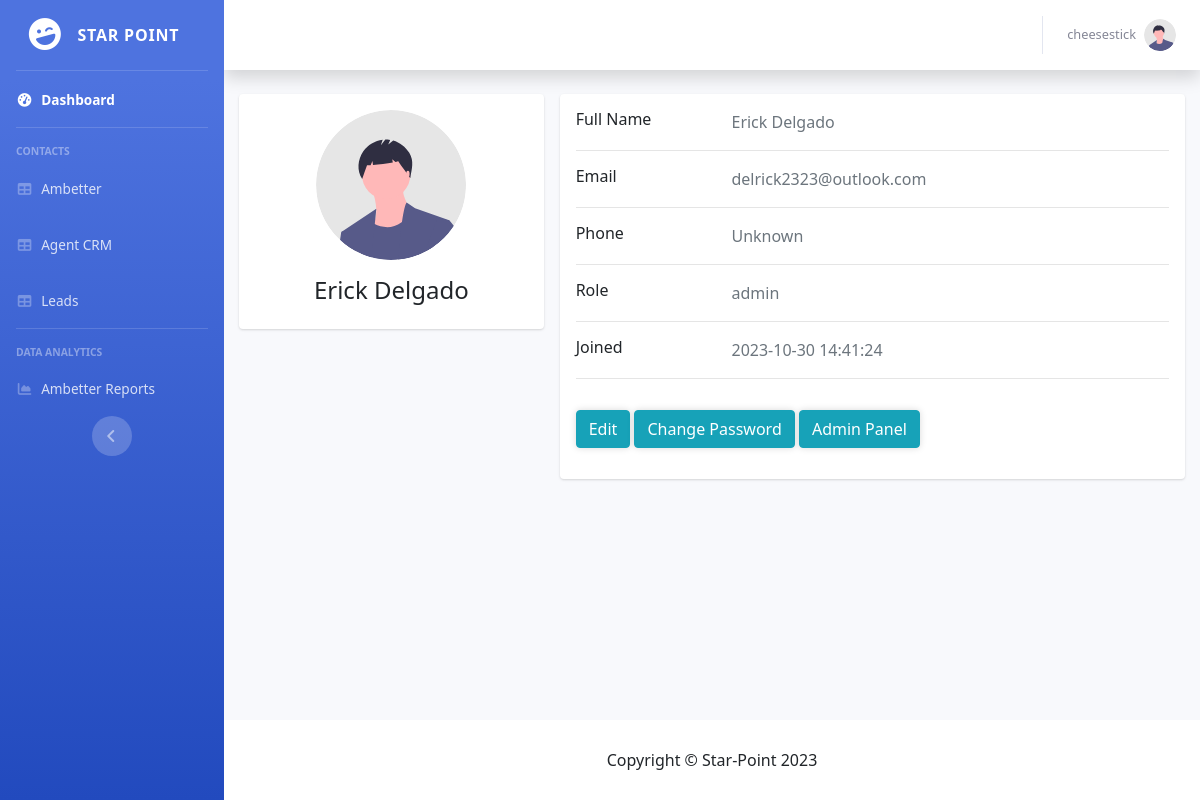
The app's page /view/crm/profile.php (signed in), older data.
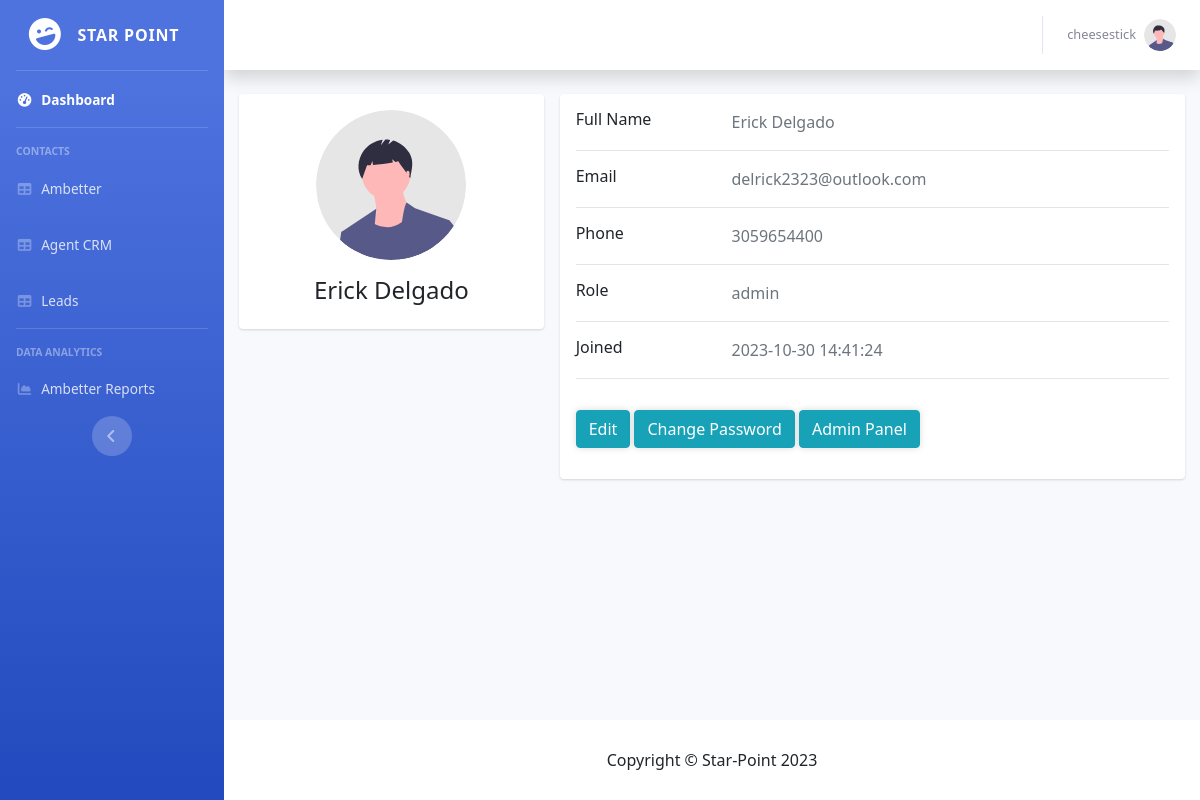
The same page, newer data.
### tables this page shows
CREATE TABLE `Employee` (
  `id` int NOT NULL,
  `username` varchar(50) NOT NULL,
  `first_name` varchar(50) NOT NULL,
  `last_name` varchar(50) NOT NULL,
  `email` varchar(255) NOT NULL,
  `password` varchar(255) NOT NULL,
  `activation_code` varchar(50) NOT NULL DEFAULT '',
  `rememberme` varchar(255) NOT NULL DEFAULT '',
  `phone` varchar(20) NOT NULL DEFAULT '',
  `created` datetime NOT NULL DEFAULT CURRENT_TIMESTAMP,
  `registered` datetime NOT NULL,
  `role` varchar(25) NOT NULL DEFAULT 'guest',
  `last_seen` datetime NOT NULL
);

### php/config.php (called while the page is built, shortened)
<?php
$Employee = 'Employee';
?>

### View/CRM/profile.php (the view, shortened to what this page needs)
<?php
include("../../php/functions.php");
$pdo = pdo_connect_mysql();
$userId = $_SESSION['id'];
$stmt = $pdo->prepare('SELECT * FROM ' . $Employee . ' WHERE id = ?');
$stmt->execute([ $userId ]);
$contact = $stmt->fetch(PDO::FETCH_ASSOC);
?>
<?CRM_header("Profile")?>
<link href="https://cdn.jsdelivr.net/npm/bootstrap@4.4.1/dist/css/bootstrap.min.css" rel="stylesheet">
</head>
<body>
    <div id="content-wrapper" class="d-flex flex-column">
        <div id="content">
            <?= CRM_topbar($_SESSION) ?>
            <div class="container">
                <div class="main-body">
                    <?php if (!isset($_GET['action'])): ?>
                        <div class="row gutters-sm">
                            <div class="col-md-4 mb-3">
                                <div class="card">
                                    <div class="card-body">
                                        <div class="d-flex flex-column align-items-center text-center">
                                            <img src="../../img/undraw_profile.svg" alt="Photo" class="rounded-circle" width="150">
                                            <div class="mt-3">
                                                <h4><?=$contact['first_name']?> <?=$contact['last_name']?></h4>
                                            </div>
                                        </div>
                                    </div>
                                </div>
                            </div>
                            <div class="col-md-8">
                                <div class="card mb-3">
                                    <div class="card-body">
                                        <div class="row">
                                            <div class="col-sm-3">
                                                <h6 class="mb-0">Full Name</h6>
                                            </div>
                                            <div class="col-sm-9 text-secondary">
                                                <?=$contact['first_name']?> <?=$contact['last_name']?>
                                            </div>
                                        </div>
                                        <hr>
                                        <div class="row">
                                            <div class="col-sm-3">
                                                <h6 class="mb-0">Email</h6>
                                            </div>
                                            <div class="col-sm-9 text-secondary">
                                                <?=$contact['email']?>
                                            </div>
                                        </div>
                                        <hr>
                                        <div class="row">
                                            <div class="col-sm-3">
                                                <h6 class="mb-0">Phone</h6>
                                            </div>
                                            <div class="col-sm-9 text-secondary">
                                                <?php
                                                    if (empty($contact['phone'])) {
                                                        echo "Unknown";
                                                    } else {
                                                        echo $contact['phone'];
                                                    }
                                                ?>
                                            </div>
                                        </div>
                                        <hr>
                                        <div class="row">
                                            <div class="col-sm-3">
                                                <h6 class="mb-0">Role</h6>
                                            </div>
                                            <div class="col-sm-9 text-secondary">
                                                <?=$contact['role']?>
                                            </div>
                                        </div>
                                        <hr>
                                        <div class="row">
                                            <div class="col-sm-3">
                                                <h6 class="mb-0">Joined</h6>
                                            </div>
                                            <div class="col-sm-9 text-secondary">
                                                <?=$contact['registered']?>
                                            </div>
                                        </div>
                                        <hr>
                                        <div class="row">
                                            <div class="col-sm-12">
                                                <a class="btn btn-info" target="__blank" href="profile.php?action=edit">Edit</a>
                                                <a class="btn btn-info" target="__blank" href="profile.php?action=change_password">Change Password</a>
                                                <?php if ($contact['role'] == 'admin'): ?>
                                                    <a class="btn btn-info" target="_blank" href="admin.php">Admin Panel</a>
                                                <?php endif; ?>
                                            </div>
                                        </div>
                                    </div>
                                </div>
                            </div>
                        </div>
                    <?php endif; ?>
                </div>
            </div>
        </div>
        <?= CRM_footer() ?>
    </div>
</body>
</html>

### php/functions.php (shortened to what this page needs)
<?php
include 'config.php';
function CRM_header($title) {
    echo <<<EOT
<!DOCTYPE html>
<html lang="en">
<head>
    <title>$title</title>
    <link href="../../vendor/fontawesome-free/css/all.min.css" rel="stylesheet" type="text/css">
    <link href="../../css/CRM/sb-admin-2.min.css" rel="stylesheet">
    <link href="../../vendor/datatables/dataTables.bootstrap4.min.css" rel="stylesheet">
    <link href="../../css/CRM/style.css" rel="stylesheet">
</head>
<body id="page-top">
    <div id="wrapper">
        <ul class="navbar-nav bg-gradient-primary sidebar sidebar-dark accordion" id="accordionSidebar">
            <a class="sidebar-brand d-flex align-items-center justify-content-center" href="index.php">
                <div class="sidebar-brand-icon rotate-n-15">
                    <i class="fas fa-laugh-wink"></i>
                </div>
                <div class="sidebar-brand-text mx-3">Star Point</div>
            </a>
            <hr class="sidebar-divider my-0">
            <li class="nav-item active">
                <a class="nav-link" href="index.php">
                    <i class="fas fa-fw fa-tachometer-alt"></i>
                    <span>Dashboard</span></a>
            </li>
            <hr class="sidebar-divider">
            <div class="sidebar-heading">
                Contacts
            </div>
            <li class="nav-item">
                <a class="nav-link" href="ambetter.php">
                    <i class="fas fa-fw fa-table"></i>
                    <span>Ambetter</span></a>
            </li>
            <li class="nav-item">
                <a class="nav-link" href="agentcrm.php">
                    <i class="fas fa-fw fa-table"></i>
                    <span>Agent CRM</span></a>
            </li>
            <li class="nav-item">
                <a class="nav-link" href="leads.php">
                    <i class="fas fa-fw fa-table"></i>
                    <span>Leads</span></a>
            </li>
            <hr class="sidebar-divider d-none d-md-block">
            <div class="sidebar-heading">
                Data Analytics
            </div>
            <li class="nav-item">
                <a class="nav-link" href="ambetter-report.php">
                    <i class="fas fa-fw fa-chart-area"></i>
                    <span>Ambetter Reports</span></a>
            </li>
            <div class="text-center d-none d-md-inline">
                <button class="rounded-circle border-0" id="sidebarToggle"></button>
            </div>
        </ul>
EOT;
}
function CRM_topbar($session_data) {
    $name = htmlspecialchars((string)$session_data["name"]);
    echo <<<EOT
        <nav class="navbar navbar-expand navbar-light bg-white topbar mb-4 static-top shadow">
        <ul class="navbar-nav ml-auto">
            <li class="nav-item dropdown no-arrow">
                <a class="nav-link dropdown-toggle" href="#" id="userDropdown" role="button" data-toggle="dropdown" aria-haspopup="true" aria-expanded="false">
                    <span class="mr-2 d-none d-lg-inline text-gray-600 small">
                        $name
                    </span>
                    <img class="img-profile rounded-circle" src="../../img/undraw_profile.svg">
                </a>
            </li>
        </ul>
        </nav>
    EOT;
}
function CRM_footer() {
echo <<<EOT
        <footer class="sticky-footer bg-white">
            <div class="container my-auto">
                <div class="copyright text-center my-auto">
                    <span>Copyright &copy; Star-Point 2023</span>
                </div>
            </div>
        </footer>
EOT;
}
?>

### css/CRM/style.css (style rules this page uses)
* { box-sizing: border-box; font-family: system-ui, "Segoe UI", Roboto, Helvetica, Arial, sans-serif, "Apple Color Emoji", "Segoe UI Emoji", "Segoe UI Symbol"; font-size: 16px; }
body { background-color: #FFFFFF; margin: 0; }
.btn { display: inline-block; -webkit-appearance: none; -moz-appearance: none; appearance: none; border: none; text-decoration: none; background-color: #3d82d1; box-shadow: 0 0 7px 0 rgba(0, 0, 0, 0.15); font-weight: 500; border-radius: 4px; font-size: 14px; color: #FFFFFF; padding: 10px 15px; margin: 15px 0; cursor: pointer; transition: background-color 0.15s ease; }

### View/CRM/profile.php (style rules this page uses)
.card { box-shadow: 0 1px 3px 0 rgba(0,0,0,.1), 0 1px 2px 0 rgba(0,0,0,.06); }
.card { position: relative; display: flex; flex-direction: column; min-width: 0; word-wrap: break-word; background-color: #fff; background-clip: border-box; border: 0 solid rgba(0,0,0,.125); border-radius: .25rem; }
.card-body { flex: 1 1 auto; min-height: 1px; padding: 1rem; }
.gutters-sm { margin-right: -8px; margin-left: -8px; }
.gutters-sm>.col, .gutters-sm>[class*=col-] { padding-right: 8px; padding-left: 8px; }
.mb-3, .my-3 { margin-bottom: 1rem!important; }

Row changes from the older to the newer data that the page shows:
changed employee "Erick": phone (not shown) → "3059654400"
Text that changed along with them:
text no longer shown: "Unknown"
